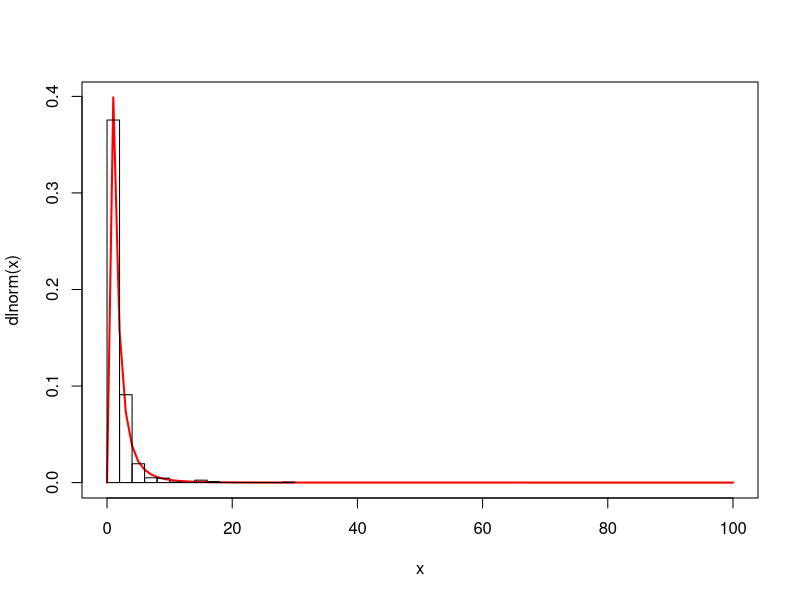

Generate this figure with R:
# Task 1: Create a sample with `n = 1000` draws from the log-normal distribution. <!-- This makes them think about another distribution, they will have to figure out how to parametrize (if there are no defaults) and draw a sample. -->
  
s <- rlnorm(n=1000) # default parameters
x <- 1:100

curve(dlnorm(x), 0, 100, col = "red",lwd = 2) # default parameters
hist(s, add = TRUE, col = NULL, freq = FALSE)

# Task2: Make a random subset of the iris data set. 
# Randomly sample n=30 rows. Hints: make a sequence ranging from 1 to the number of rows in ìris, 
# use sample to draw a random subset and use the resulting vector as index vector to subset the rows of iris.

# create index vector
A <- sample(1:150, size=30)

# create subset using the predefined rows
iris_30 <- iris[A,]
